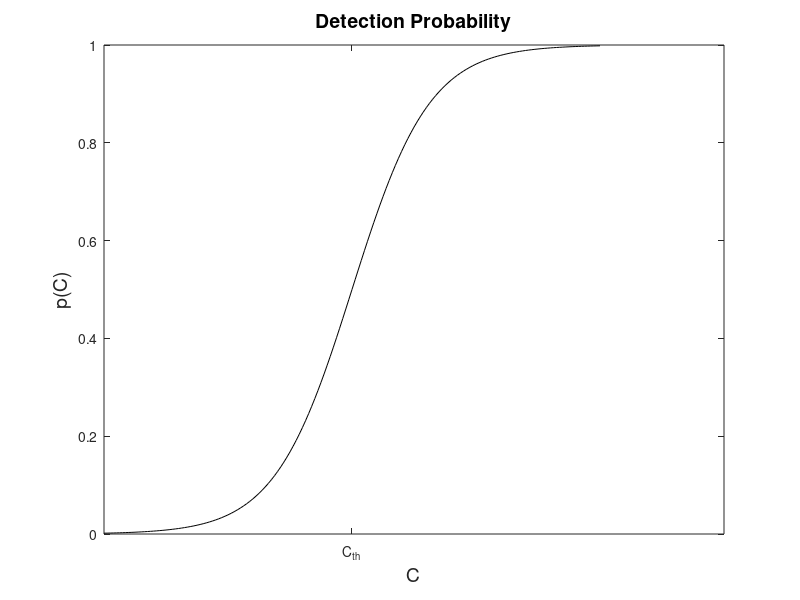

Here is the MATLAB script that generated this plot: (Note: this script raises an error after producing the figure.)

FONTSIZE = 14;

x = 0 : .1 : 16;

a = .8;
c = 8;

y = 1 ./ ( 1 + exp( -a * ( x - c ) ));

plot(x,y,'k')
xlabel('C', 'FontSize', FONTSIZE)
ylabel('p(C)', 'FontSize', FONTSIZE)
title('Detection Probability', 'FontSize', FONTSIZE)

set(gca, 'XTick', [8])
set(gca, 'XTickLabel', 'C_{th}')

finetuneplot(gcf)
